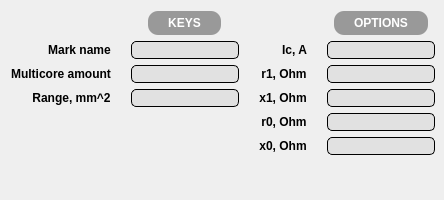
            <widget class="QWidget" name="insertCablePage">
             <layout class="QGridLayout" name="gridLayout_2">
              <property name="rightMargin">
               <number>9</number>
              </property>
              <property name="bottomMargin">
               <number>45</number>
              </property>
              <property name="horizontalSpacing">
               <number>20</number>
              </property>
              <item row="1" column="2" alignment="Qt::AlignRight">
               <widget class="QLabel" name="insertCableLabel4">
                <property name="font">
                 <font>
                  <pointsize>9</pointsize>
                  <weight>75</weight>
                  <bold>true</bold>
                 </font>
                </property>
                <property name="text">
                 <string>Ic, A</string>
                </property>
                <property name="alignment">
                 <set>Qt::AlignCenter</set>
                </property>
               </widget>
              </item>
              <item row="2" column="1">
               <widget class="QLineEdit" name="insertCableEdit2">
                <property name="font">
                 <font>
                  <pointsize>9</pointsize>
                 </font>
                </property>
                <property name="styleSheet">
                 <string notr="true">background-color: rgba(225, 225, 225);
border-radius: 5px;
border: 1px solid black</string>
                </property>
                <property name="alignment">
                 <set>Qt::AlignCenter</set>
                </property>
               </widget>
              </item>
              <item row="3" column="1">
               <widget class="QLineEdit" name="insertCableEdit3">
                <property name="font">
                 <font>
                  <pointsize>9</pointsize>
                 </font>
                </property>
                <property name="styleSheet">
                 <string notr="true">background-color: rgba(225, 225, 225);
border-radius: 5px;
border: 1px solid black</string>
                </property>
                <property name="alignment">
                 <set>Qt::AlignCenter</set>
                </property>
               </widget>
              </item>
              <item row="2" column="2" alignment="Qt::AlignRight">
               <widget class="QLabel" name="insertCableLabel5">
                <property name="font">
                 <font>
                  <pointsize>9</pointsize>
                  <weight>75</weight>
                  <bold>true</bold>
                 </font>
                </property>
                <property name="text">
                 <string>r1, Ohm</string>
                </property>
                <property name="alignment">
                 <set>Qt::AlignCenter</set>
                </property>
               </widget>
              </item>
              <item row="2" column="3">
               <widget class="QLineEdit" name="insertCableEdit5">
                <property name="font">
                 <font>
                  <pointsize>9</pointsize>
                 </font>
                </property>
                <property name="styleSheet">
                 <string notr="true">background-color: rgba(225, 225, 225);
border-radius: 5px;
border: 1px solid black</string>
                </property>
                <property name="alignment">
                 <set>Qt::AlignCenter</set>
                </property>
               </widget>
              </item>
              <item row="1" column="3">
               <widget class="QLineEdit" name="insertCableEdit4">
                <property name="font">
                 <font>
                  <pointsize>9</pointsize>
                 </font>
                </property>
                <property name="styleSheet">
                 <string notr="true">background-color: rgba(225, 225, 225);
border-radius: 5px;
border: 1px solid black</string>
                </property>
                <property name="alignment">
                 <set>Qt::AlignCenter</set>
                </property>
               </widget>
              </item>
              <item row="3" column="0" alignment="Qt::AlignRight">
               <widget class="QLabel" name="insertCableLabel3">
                <property name="font">
                 <font>
                  <pointsize>9</pointsize>
                  <weight>75</weight>
                  <bold>true</bold>
                 </font>
                </property>
                <property name="text">
                 <string>Range, mm^2</string>
                </property>
                <property name="alignment">
                 <set>Qt::AlignCenter</set>
                </property>
               </widget>
              </item>
              <item row="1" column="0" alignment="Qt::AlignRight">
               <widget class="QLabel" name="insertCableLabel">
                <property name="font">
                 <font>
                  <pointsize>9</pointsize>
                  <weight>75</weight>
                  <bold>true</bold>
                 </font>
                </property>
                <property name="text">
                 <string>Mark name</string>
                </property>
                <property name="alignment">
                 <set>Qt::AlignCenter</set>
                </property>
               </widget>
              </item>
              <item row="2" column="0" alignment="Qt::AlignRight">
               <widget class="QLabel" name="insertCableLabel2">
                <property name="font">
                 <font>
                  <pointsize>9</pointsize>
                  <weight>75</weight>
                  <bold>true</bold>
                 </font>
                </property>
                <property name="text">
                 <string>Multicore amount</string>
                </property>
                <property name="alignment">
                 <set>Qt::AlignCenter</set>
                </property>
               </widget>
              </item>
              <item row="3" column="2" alignment="Qt::AlignRight">
               <widget class="QLabel" name="insertCableLabel6">
                <property name="font">
                 <font>
                  <pointsize>9</pointsize>
                  <weight>75</weight>
                  <bold>true</bold>
                 </font>
                </property>
                <property name="text">
                 <string>x1, Ohm</string>
                </property>
                <property name="alignment">
                 <set>Qt::AlignCenter</set>
                </property>
               </widget>
              </item>
              <item row="4" column="2" alignment="Qt::AlignRight">
               <widget class="QLabel" name="insertCableLabel7">
                <property name="font">
                 <font>
                  <pointsize>9</pointsize>
                  <weight>75</weight>
                  <bold>true</bold>
                 </font>
                </property>
                <property name="text">
                 <string>r0, Ohm</string>
                </property>
                <property name="alignment">
                 <set>Qt::AlignCenter</set>
                </property>
               </widget>
              </item>
              <item row="3" column="3">
               <widget class="QLineEdit" name="insertCableEdit6">
                <property name="font">
                 <font>
                  <pointsize>9</pointsize>
                 </font>
                </property>
                <property name="styleSheet">
                 <string notr="true">background-color: rgba(225, 225, 225);
border-radius: 5px;
border: 1px solid black</string>
                </property>
                <property name="alignment">
                 <set>Qt::AlignCenter</set>
                </property>
               </widget>
              </item>
              <item row="4" column="3">
               <widget class="QLineEdit" name="insertCableEdit7">
                <property name="font">
                 <font>
                  <pointsize>9</pointsize>
                 </font>
                </property>
                <property name="styleSheet">
                 <string notr="true">background-color: rgba(225, 225, 225);
border-radius: 5px;
border: 1px solid black</string>
                </property>
                <property name="alignment">
                 <set>Qt::AlignCenter</set>
                </property>
               </widget>
              </item>
              <item row="5" column="2" alignment="Qt::AlignRight">
               <widget class="QLabel" name="insertCableLabel8">
                <property name="font">
                 <font>
                  <pointsize>9</pointsize>
                  <weight>75</weight>
                  <bold>true</bold>
                 </font>
                </property>
                <property name="text">
                 <string>x0, Ohm</string>
                </property>
                <property name="alignment">
                 <set>Qt::AlignCenter</set>
                </property>
               </widget>
              </item>
              <item row="5" column="3">
               <widget class="QLineEdit" name="insertCableEdit8">
                <property name="font">
                 <font>
                  <pointsize>9</pointsize>
                 </font>
                </property>
                <property name="styleSheet">
                 <string notr="true">background-color: rgba(225, 225, 225);
border-radius: 5px;
border: 1px solid black</string>
                </property>
                <property name="alignment">
                 <set>Qt::AlignCenter</set>
                </property>
               </widget>
              </item>
              <item row="0" column="3" alignment="Qt::AlignHCenter|Qt::AlignVCenter">
               <widget class="QLabel" name="insertCableTitle2">
                <property name="font">
                 <font>
                  <pointsize>9</pointsize>
                  <weight>75</weight>
                  <bold>true</bold>
                 </font>
                </property>
                <property name="styleSheet">
                 <string notr="true">background-color: rgba(153, 153, 153);
color: rgb(255, 255, 255);
padding-right: 20px;
padding-left: 20px;
padding-top: 5px;
padding-bottom: 5px;
border-radius: 10px;
</string>
                </property>
                <property name="text">
                 <string>OPTIONS</string>
                </property>
                <property name="alignment">
                 <set>Qt::AlignCenter</set>
                </property>
               </widget>
              </item>
              <item row="0" column="1" alignment="Qt::AlignHCenter|Qt::AlignVCenter">
               <widget class="QLabel" name="insertCableTitle">
                <property name="font">
                 <font>
                  <pointsize>9</pointsize>
                  <weight>75</weight>
                  <bold>true</bold>
                 </font>
                </property>
                <property name="styleSheet">
                 <string notr="true">background-color: rgba(153, 153, 153);
color: rgb(255, 255, 255);
padding-right: 20px;
padding-left: 20px;
padding-top: 5px;
padding-bottom: 5px;
border-radius: 10px;
</string>
                </property>
                <property name="text">
                 <string>KEYS</string>
                </property>
                <property name="alignment">
                 <set>Qt::AlignCenter</set>
                </property>
               </widget>
              </item>
              <item row="1" column="1">
               <widget class="QLineEdit" name="insertCableEdit">
                <property name="font">
                 <font>
                  <pointsize>9</pointsize>
                 </font>
                </property>
                <property name="styleSheet">
                 <string notr="true">background-color: rgba(225, 225, 225);
border-radius: 5px;
border: 1px solid black</string>
                </property>
                <property name="alignment">
                 <set>Qt::AlignCenter</set>
                </property>
               </widget>
              </item>
             </layout>
            </widget>
